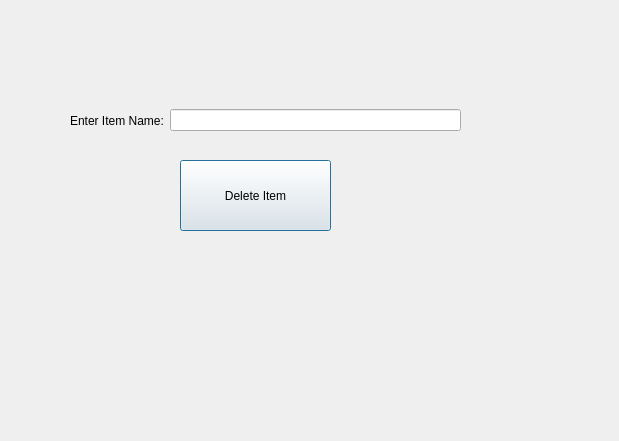
<?xml version="1.0" encoding="UTF-8"?>
<ui version="4.0">
 <class>DeleteItem</class>
 <widget class="QDialog" name="DeleteItem">
  <property name="geometry">
   <rect>
    <x>0</x>
    <y>0</y>
    <width>619</width>
    <height>441</height>
   </rect>
  </property>
  <property name="windowTitle">
   <string>Dialog</string>
  </property>
  <widget class="QPushButton" name="pushButton">
   <property name="geometry">
    <rect>
     <x>180</x>
     <y>160</y>
     <width>151</width>
     <height>71</height>
    </rect>
   </property>
   <property name="text">
    <string>Delete Item</string>
   </property>
  </widget>
  <widget class="QWidget" name="">
   <property name="geometry">
    <rect>
     <x>70</x>
     <y>90</y>
     <width>391</width>
     <height>61</height>
    </rect>
   </property>
   <layout class="QHBoxLayout" name="horizontalLayout">
    <item>
     <widget class="QLabel" name="label">
      <property name="text">
       <string>Enter Item Name:</string>
      </property>
     </widget>
    </item>
    <item>
     <widget class="QLineEdit" name="lineEdit">
      <property name="text">
       <string/>
      </property>
     </widget>
    </item>
   </layout>
  </widget>
 </widget>
 <resources/>
 <connections/>
</ui>
